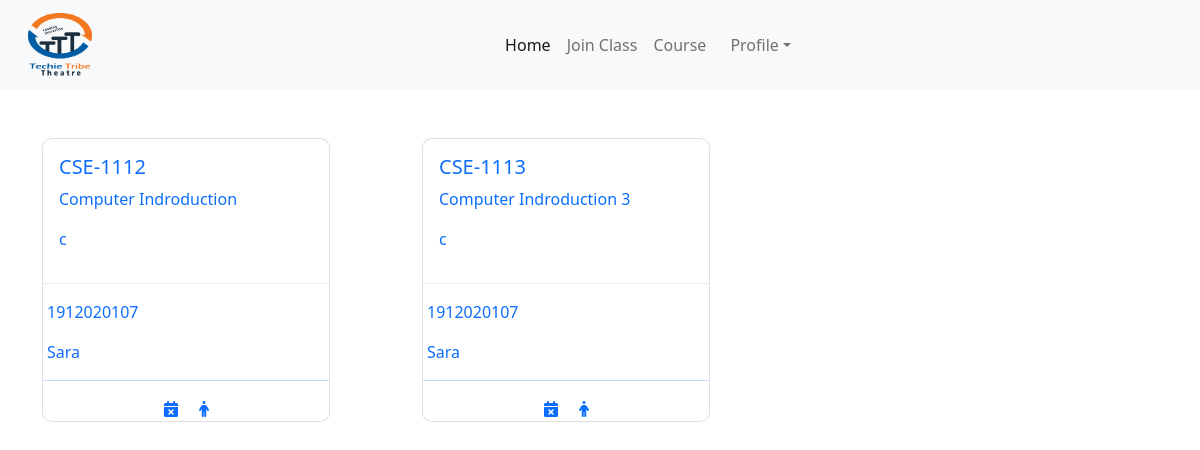
The app's page /student/ (signed in), older data.
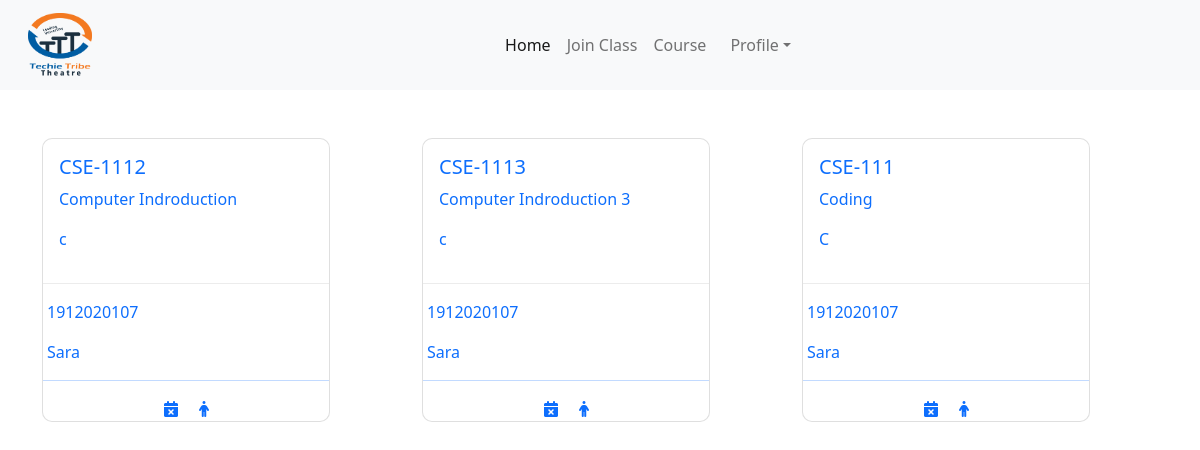
The same page, newer data.
### student/models.py (models this page shows)
class JoinClass(models.Model):
    student = models.ForeignKey(Student, on_delete=models.CASCADE)
    myclass = models.ForeignKey(CreateClass, on_delete=models.CASCADE)

### teacher/models.py (models this page shows, shortened)
class CreateClass(models.Model):
    user = models.ForeignKey(User, on_delete=models.CASCADE)
    class_code_name = models.CharField(max_length=100)
    section = models.CharField(max_length=100)
    subject_name = models.CharField(max_length=100)
    room = models.CharField(max_length=100)
    classcode = models.CharField(max_length=100)

### mainapp/models.py (models this page shows, shortened)
class Student(models.Model):
    id_no = models.IntegerField()
    first_name = models.CharField(max_length=100)
    last_name = models.CharField(max_length=100)
    email = models.EmailField()
    password = models.CharField(max_length=100)
    cpassword = models.CharField(max_length=100)

### student/views.py (the view)
# urls.py: path('', StudentHome.as_view(), name='home'),
class StudentHome(View):
    def get(self, request):
        student = request.session.get("student")
        if student:
            studentuser = Student.objects.get(pk=student)
            classview = JoinClass.objects.filter(student=studentuser)
            return render(request, 'student_home.html', {'classview': classview})
        else:
            return redirect("/")

### student/templates/student_home.html (shortened to what this page needs)
{% extends 'base_student.html' %} <br />
{% load static %} <br />
{% block content %}
<link rel="stylesheet" href="{% static 'css/card.css' %}" />
<link
  rel="stylesheet"
  href="https://cdnjs.cloudflare.com/ajax/libs/font-awesome/6.1.1/css/all.min.css"
/>
<section class="wrapper">
  <div class="container">
    <div class="row">
      {% for cr in classview %}
      <div class="col-lg-4 mt-5">
        <a href="{% url 'class_view_work' cr.id %}">
          <div class="card" style="width: 18rem">
            <div class="card-body">
              <h5 class="card-title">{{cr.myclass.class_code_name}}</h5>
              <p class="card-text">{{cr.myclass.subject_name}}</p>
              <p class="card-text">{{cr.myclass.section}}</p>
            </div>
            <hr class="mhr" />
            <div class="ms-1">
              <p>{{cr.student.id_no}}</p>
              <p>{{cr.student.first_name}} {{cr.last.first_name}}</p>
            </div>
            <hr />
            <div class="text-center">
              <a href=""><i class="fa-solid fa-calendar-xmark me-3"></i></a>
              <a href=""><i class="fa-solid fa-person"></i></a>
            </div>
          </div>
        </a>
      </div>
      {% endfor %}
    </div>
  </div>
</section>
{% endblock content %}

Row changes from the older to the newer data that the page shows:
added JoinClass: myclass.class_code_name "CSE-111", myclass.subject_name "Coding", myclass.section "C", student.id_no "1912020107", student.first_name "Sara"
